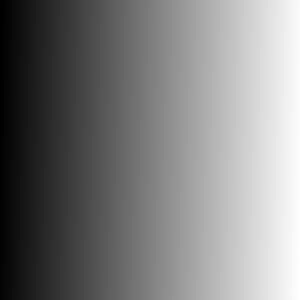
#> input picture openCV-training/data/gradient.png, 300 x 300 px
$ python threshold.py
#> lines starting #> are read from the running program, lines starting #| are printed output that depends on the picture; after the words box and inside, x2 and y2 are one past the last pixel; in counts of white or black regions, pixels touching at a corner belong together
import numpy as np
import cv2 as cv
from matplotlib import pyplot as plt

img = cv.imread('data/gradient.png', 0)
#> img: shape (300, 300); min 0, max 255, mean 126.3

ret, thresh1 = cv.threshold(img, 127, 255, cv.THRESH_BINARY)
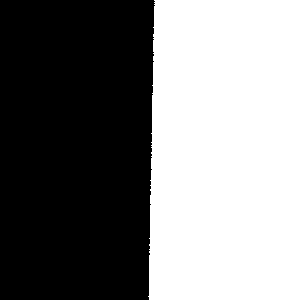
#> thresh1: shape (300, 300); 49.5% white; 1 white region, box (x1, y1, x2, y2) and area: (148, 0, 300, 300) 44573
ret, thresh2 = cv.threshold(img, 127, 255, cv.THRESH_BINARY_INV)
ret, thresh3 = cv.threshold(img, 127, 255, cv.THRESH_TRUNC)
ret, thresh4 = cv.threshold(img, 127, 255, cv.THRESH_TOZERO)
ret, thresh5 = cv.threshold(img, 127, 255, cv.THRESH_TOZERO_INV)

titles = ['Original Image', 'BINARY',
          'BINARY_INV', 'TRUNC', 'TOZERO', 'TOZERO_INV']
images = [img, thresh1, thresh2, thresh3, thresh4, thresh5]

for i in range(len(images)):
    plt.subplot(2, 3, i + 1)
    plt.imshow(images[i], 'gray')
    plt.title(titles[i])
    plt.xticks([]), plt.yticks([])
#> this loop made 6 passes

plt.show()

# sudoku

sudoku_img = cv.imread('data/sudoku.png', 0)
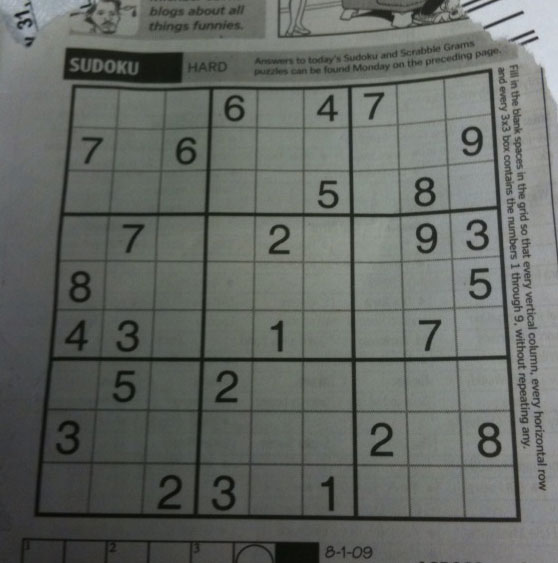
#> input picture openCV-training/data/sudoku.png, 558 x 563 px
#> sudoku_img: shape (563, 558); min 7, max 218, mean 101.8
sudoku_img = cv.medianBlur(sudoku_img, 5)

ret, th1 = cv.threshold(sudoku_img, 127, 255, cv.THRESH_BINARY)
#> th1: shape (563, 558); 25.2% white; 79 white regions (32 under 20 px), largest, box (x1, y1, x2, y2) and area: (259, 0, 558, 563) 27086, (353, 74, 496, 213) 15195, (402, 211, 506, 356) 9242
th2 = cv.adaptiveThreshold(
    sudoku_img, 255, cv.ADAPTIVE_THRESH_MEAN_C, cv.THRESH_BINARY, 11, 2)
#> th2: shape (563, 558); 78.4% white; 944 black regions (749 under 20 px), largest, box (x1, y1, x2, y2) and area: (34, 68, 521, 523) 15998, (187, 0, 535, 63) 4506, (63, 47, 184, 83) 2270
th3 = cv.adaptiveThreshold(
    sudoku_img, 255, cv.ADAPTIVE_THRESH_GAUSSIAN_C, cv.THRESH_BINARY, 11, 2)
#> th3: shape (563, 558); 81.8% white; 715 black regions (537 under 20 px), largest, box (x1, y1, x2, y2) and area: (34, 68, 521, 522) 14482, (277, 0, 501, 39) 2269, (63, 47, 184, 83) 2024

titles = ['Original Image',
          'Global Thresholding (v = 127)', 'Adaptive Mean Thresholding', 'Adaptive Gaussian Thresholding']
images = [sudoku_img, th1, th2, th3]

for i in range(len(images)):
    plt.subplot(2, 2, i + 1)
    plt.imshow(images[i], 'gray')
    plt.title(titles[i])
    plt.xticks([]), plt.yticks([])
#> this loop made 4 passes

plt.show()

# otsu

img = cv.imread('data/pic2.png', 0)
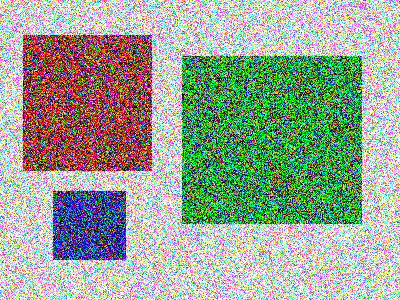
#> input picture openCV-training/data/pic2.png, 400 x 300 px
#> img: shape (300, 400); min 0, max 255, mean 159.1

# global thresholding
ret1, th1 = cv.threshold(img, 127, 255, cv.THRESH_BINARY)
#> th1: shape (300, 400); 68.9% white; black in thin lines or dots

# Otsu's thresholding
ret2, th2 = cv.threshold(img, 0, 255, cv.THRESH_BINARY+cv.THRESH_OTSU)
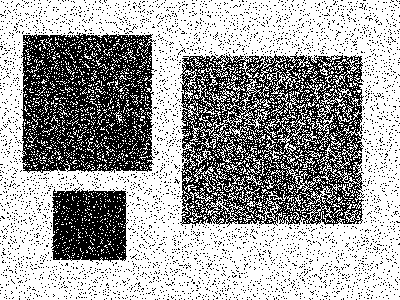
#> th2: shape (300, 400); 63.9% white; black in thin lines or dots
#> ret2 = 141

# Otsu's thresholding after Gaussian filtering
blur = cv.GaussianBlur(img, (7, 7), 0)
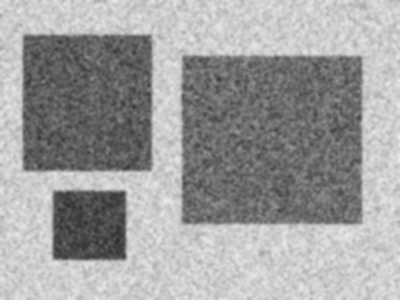
#> blur: shape (300, 400); min 44, max 236, mean 159.1
ret3, th3 = cv.threshold(blur, 0, 255, cv.THRESH_BINARY+cv.THRESH_OTSU)
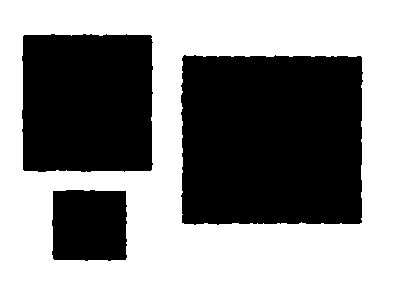
#> th3: shape (300, 400); 56% white; 3 black regions, box (x1, y1, x2, y2) and area: (181, 55, 363, 225) 30098, (22, 34, 153, 172) 17581, (52, 190, 127, 261) 5093
#> ret3 = 152

# plot all the images and their histograms
images = [img, 0, th1,
          img, 0, th2,
          blur, 0, th3]
titles = ['Original Noisy Image', 'Histogram', 'Global Thresholding (v=127)',
          'Original Noisy Image', 'Histogram', "Otsu's Thresholding",
          'Gaussian filtered Image', 'Histogram', "Otsu's Thresholding"]

for i in range(3):
    plt.subplot(3, 3, i*3+1), plt.imshow(images[i*3], 'gray')
    plt.title(titles[i*3]), plt.xticks([]), plt.yticks([])

    plt.subplot(3, 3, i*3+2), plt.hist(images[i*3].ravel(), 256)
    plt.title(titles[i*3+1]), plt.xticks([]), plt.yticks([])

    plt.subplot(3, 3, i*3+3), plt.imshow(images[i*3+2], 'gray')
    plt.title(titles[i*3+2]), plt.xticks([]), plt.yticks([])

plt.show()
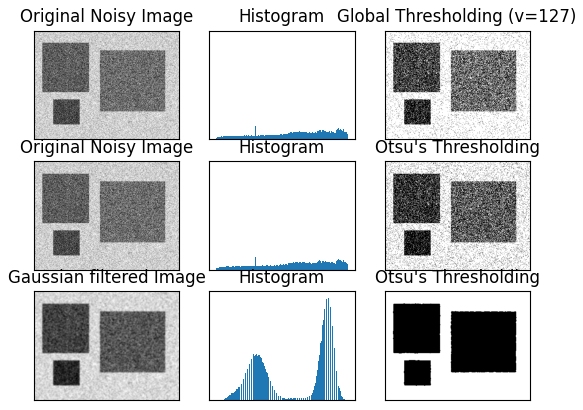
#> figure drawn by matplotlib, 9 panels
